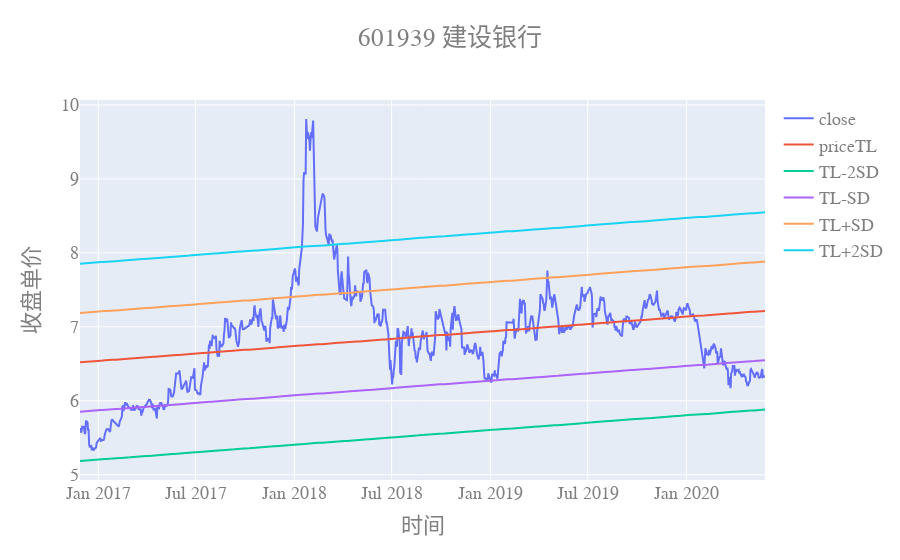

The code cell stored with this chart in its notebook:
### Code cell
today = datetime.date.today()                #datetime.date类型日期  
today = today -  datetime.timedelta(365*0.5)
A3yday = today - datetime.timedelta(365*3.5)
startDate = A3yday.strftime('%Y%m%d')        #字符串型日期
endDate = today.strftime('%Y%m%d')

df = read_stock( read_newyear(), stock_code, startDate, endDate )
df_mode = cli_fiveLine.build_mode(df, stock_code, startDate, endDate)
fig = cli_fiveLine.show_save_image(df_mode, stock_code)

### Figure 1 — Plotly figure (JSON) as saved in the notebook; plotly's stock layout.template omitted (floating-point values rounded to 4 significant figures; data arrays with more than 128 entries replaced by an {"elided": "..."} marker saying what was removed)
{"data": [{"name": "close", "type": "scatter", "x": {"elided": "850 str values"}, "y": {"elided": "850 float values"}}, {"name": "priceTL", "type": "scatter", "x": {"elided": "850 str values"}, "y": {"elided": "850 float values"}}, {"name": "TL-2SD", "type": "scatter", "x": {"elided": "850 str values"}, "y": {"elided": "850 float values"}}, {"name": "TL-SD", "type": "scatter", "x": {"elided": "850 str values"}, "y": {"elided": "850 float values"}}, {"name": "TL+SD", "type": "scatter", "x": {"elided": "850 str values"}, "y": {"elided": "850 float values"}}, {"name": "TL+2SD", "type": "scatter", "x": {"elided": "850 str values"}, "y": {"elided": "850 float values"}}], "layout": {"autosize": true, "font": {"color": "#7f7f7f", "family": "Courier New, monospace", "size": 18}, "title": {"text": "601939 建设银行", "x": 0.5, "xanchor": "center", "y": 0.95, "yanchor": "top"}, "xaxis": {"autorange": true, "range": ["2016-11-28", "2020-05-26"], "title": {"text": "时间"}, "type": "date"}, "yaxis": {"autorange": true, "range": [4.929, 10.07], "title": {"text": "收盘单价"}, "type": "linear"}}}
